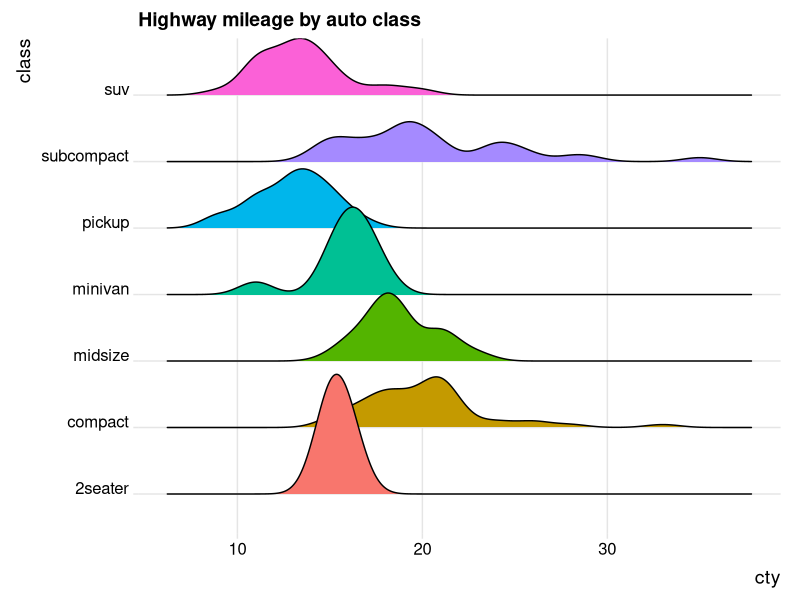

This chart was generated by the following R code:
# Ridgeline plots are also called joyplot
# They are like kernel density plot with vertical faceting
# they display distribution of quantitative variable for several group
#therefore, they relatively take up less space
# to create ridgeline, you need ggridges package
library(ggplot2)
library(ggridges)
ggplot(
  mpg,
  aes(
    x=cty,
    y=class,
    fill=class
  )
)+
  geom_density_ridges()+
  theme_ridges()+
  labs(title = "Highway mileage by auto class")+
  theme(legend.position='none')